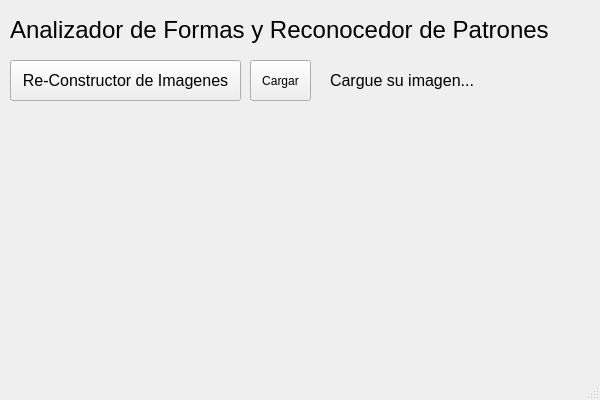
<?xml version="1.0" encoding="UTF-8"?>
<ui version="4.0">
 <class>ventanaPrincipal</class>
 <widget class="QMainWindow" name="ventanaPrincipal">
  <property name="geometry">
   <rect>
    <x>0</x>
    <y>0</y>
    <width>600</width>
    <height>400</height>
   </rect>
  </property>
  <property name="minimumSize">
   <size>
    <width>600</width>
    <height>400</height>
   </size>
  </property>
  <property name="windowTitle">
   <string>MainWindow</string>
  </property>
  <property name="autoFillBackground">
   <bool>false</bool>
  </property>
  <widget class="QWidget" name="centralwidget">
   <widget class="QPushButton" name="pushButton">
    <property name="geometry">
     <rect>
      <x>10</x>
      <y>60</y>
      <width>231</width>
      <height>41</height>
     </rect>
    </property>
    <property name="font">
     <font>
      <family>Arial</family>
      <pointsize>12</pointsize>
     </font>
    </property>
    <property name="text">
     <string>Re-Constructor de Imagenes</string>
    </property>
   </widget>
   <widget class="QLabel" name="label">
    <property name="geometry">
     <rect>
      <x>10</x>
      <y>10</y>
      <width>551</width>
      <height>41</height>
     </rect>
    </property>
    <property name="font">
     <font>
      <family>Arial</family>
      <italic>false</italic>
     </font>
    </property>
    <property name="text">
     <string>&lt;html&gt;&lt;head/&gt;&lt;body&gt;&lt;p&gt;&lt;span style=&quot; font-size:18pt; color:#000000;&quot;&gt;Analizador de Formas y Reconocedor de Patrones&lt;/span&gt;&lt;/p&gt;&lt;/body&gt;&lt;/html&gt;</string>
    </property>
   </widget>
   <widget class="QLabel" name="labelCargar">
    <property name="geometry">
     <rect>
      <x>330</x>
      <y>70</y>
      <width>181</width>
      <height>21</height>
     </rect>
    </property>
    <property name="font">
     <font>
      <pointsize>10</pointsize>
     </font>
    </property>
    <property name="text">
     <string>&lt;html&gt;&lt;head/&gt;&lt;body&gt;&lt;p&gt;&lt;span style=&quot; font-size:12pt;&quot;&gt;Cargue su imagen...&lt;/span&gt;&lt;/p&gt;&lt;/body&gt;&lt;/html&gt;</string>
    </property>
   </widget>
   <widget class="QPushButton" name="pushButton_2">
    <property name="geometry">
     <rect>
      <x>250</x>
      <y>60</y>
      <width>61</width>
      <height>41</height>
     </rect>
    </property>
    <property name="text">
     <string>Cargar</string>
    </property>
   </widget>
  </widget>
  <widget class="QMenuBar" name="menubar">
   <property name="geometry">
    <rect>
     <x>0</x>
     <y>0</y>
     <width>600</width>
     <height>21</height>
    </rect>
   </property>
  </widget>
  <widget class="QStatusBar" name="statusbar"/>
 </widget>
 <resources/>
 <connections/>
</ui>
